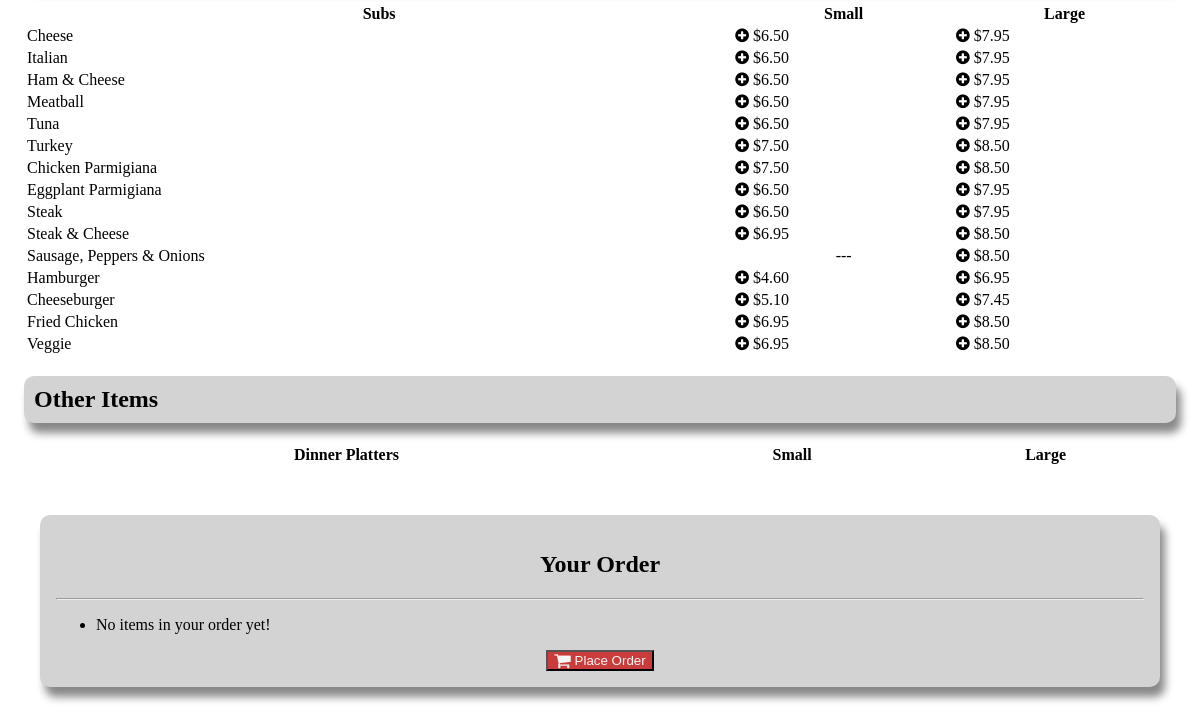
The app's page / (signed in, lower part), older data.
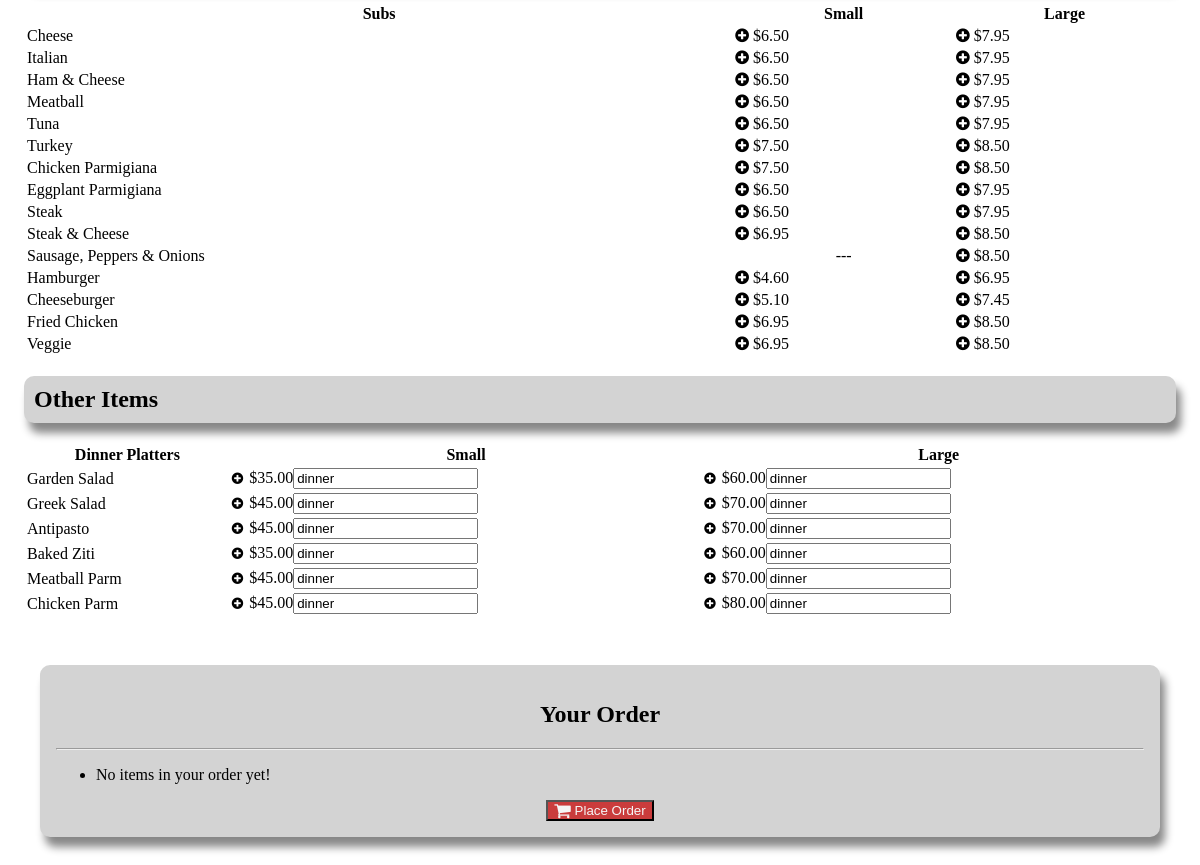
The same page, newer data.
### orders/models.py (models this page shows, shortened)
class Sub(models.Model):
    name = models.CharField(max_length=64)
    size = models.ForeignKey(Size, on_delete=models.CASCADE)
    price = models.DecimalField(max_digits=5, decimal_places=2)

class Dinner(models.Model):
    name = models.CharField(max_length=64)
    size = models.ForeignKey(Size, on_delete=models.CASCADE)
    price = models.DecimalField(max_digits=5, decimal_places=2)

### orders/views.py (the view)
# urls.py: path("", views.index, name="index"),
def index(request):
    if not request.user.is_authenticated:
        return render(request, "orders/login.html", {"message": None})
    disabled = "disabled"
    try:
        cart = Cart.objects.get(user=request.user, ordered=False)
        disabled = ""
    except Cart.DoesNotExist:
        cart = Cart.objects.create(user=request.user)
    total = Decimal(0)
    for item in cart.regulars.all():
        total += item.regular.price
    for item in cart.sicilians.all():
        total += item.sicilian.price
    for item in cart.subs.filter():
        total += item.sub.price
        for top in item.toppings.filter():
            total += top.price
    for item in cart.pastas.all():
        total += item.pasta.price
    for item in cart.salads.all():
        total += item.salad.price
    for item in cart.dinners.all():
        total += item.dinner.price
    context = {
        "regulars": Regular.objects.all(),
        "sicilians": Sicilian.objects.all(),
        "pastas": Pasta.objects.all(),
        "subs": Sub.objects.all(),
        "salads": Salad.objects.all(),
        "dinners": Dinner.objects.all(),
        "toppings": Topping.objects.all(),
        "sub_toppings": SubTopping.objects.all(),
        "cart_regulars": cart.regulars.all(),
        "cart_sicilians": cart.sicilians.all(),
        "cart_subs": cart.subs.all(),
        "cart_pastas":cart.pastas.all(),
        "cart_salads": cart.salads.all(),
        "cart_dinners": cart.dinners.all(),
        "total": total,
        "user": request.user
    }
    return render(request, "orders/index.html", context)

### orders/models.py (called while the page is built)
    def __str__(self):
        return self.name

    def __str__(self):
        return self.name

    def __str__(self):
        return self.name

    def __str__(self):
        return self.name

    def __str__(self):
        return self.name

    def __str__(self):
        return self.name

### orders/templates/orders/index.html (shortened to what this page needs)
{% extends "orders/base.html" %}
{% block body %}
    <div class="pure-g">
    <div class="pure-u-1-3 menu">
      <div class="l-box">
        <table class="pure-table pure-table-bordered">
          <thead>
            <tr>
              <th>Subs</th>
              <th>Small</th>
              <th>Large</th>
            </tr>
          </thead>
          <tbody>
            {% for sub in subs %}
            {% if sub.size|stringformat:"s" == "Small" %}
            <tr>
              <td>{{ sub.name }}</td>
              <td><i class="fa fa-plus-circle plus sub-add" id="{{sub.id}}"></i> ${{ sub.price }}</td>
              {% elif sub.size|stringformat:"s" == "Large" %}
              {% if sub.name|stringformat:"s" == "Sausage, Peppers & Onions"%}
              <td>{{ sub.name }}</td>
              <td class="center"> --- </td>
              {% endif %}
              <td><i class="fa fa-plus-circle plus sub-add" id="{{sub.id}}"></i> ${{ sub.price }}</td>
            </tr>
            {% endif %}
            {% endfor %}
          </tbody>
        </table>
        <h2 class="heading">Other Items</h2>
        <table class="pure-table pure-table-bordered">
          <thead>
            <tr>
              <th>Dinner Platters</th>
              <th>Small</th>
              <th>Large</th>
            </tr>
          </thead>
          <tbody>
            {% for dinner in dinners %}
            {% if dinner.size|stringformat:"s" == "Small" %}
            <tr>
              <td>{{ dinner.name }}</td>
              <td><form action="{% url 'order' %}" method="post">{% csrf_token %}<button class="btn circle" type="submit" name="order" value="{{dinner.id}}" /><i class="fa fa-plus-circle plus"></i></button>${{ dinner.price }}<input class="hidden" type="text" name="type" value="dinner"></form></td>
              {% elif dinner.size|stringformat:"s" == "Large" %}
              <td><form action="{% url 'order' %}" method="post">{% csrf_token %}<button class="btn circle" type="submit" name="order" value="{{dinner.id}}" /><i class="fa fa-plus-circle plus"></i></button>${{ dinner.price }}<input class="hidden" type="text" name="type" value="dinner"></form></td>
            </tr>
            {% endif %}
            {% endfor %}
          </tbody>
        </table>
      </div>
    </div>
    <div class="pure-u-1-3">
      <div class="l-box order">
        <h2 id="cart">Your Order</h2>
        <hr>
        <ul>
          {% if cart_regulars or cart_sicilians or cart_pastas or cart_subs or cart_salads or cart_dinners %}
          {% for regular in cart_regulars %}
          <li>1 {{regular}}</li>
          {% endfor %}
          {% for sicilian in cart_sicilians %}
          <li>1 {{sicilian}}</li>
          {% endfor %}
          {% for sub in cart_subs %}
          <li>1 {{sub}}</li>
          {% endfor %}
          {% for pasta in cart_pastas %}
          <li>1 {{pasta}}</li>
          {% endfor %}
          {% for salad in cart_salads %}
          <li>1 {{salad}}</li>
          {% endfor %}
          {% for dinner in cart_dinners %}
          <li>1 {{dinner}}</li>
          {% endfor %}
          {% else %}
          <li> No items in your order yet! </li>
          {% endif %}
        </ul>
        <div class="center">
          <form action="{% url 'checkout' %}" method="get">{% csrf_token %}
            <button class="pure-button button-red" type="submit" href="#" {{disabled}}><i class="fa fa-shopping-cart fa-lg"></i> Place Order</button>
          </form>
        </div>
      </div>
    </div>
{% endblock %}

Row changes from the older to the newer data that the page shows:
added Dinner: name "Garden Salad", {{ dinner.id }} 1 (drawn), price "35.00"
added Dinner: {{ dinner.id }} 2 (drawn), price "60.00"
added Dinner: name "Greek Salad", {{ dinner.id }} 3 (drawn), price "45.00"
added Dinner: {{ dinner.id }} 4 (drawn), price "70.00"
added Dinner: name "Antipasto", {{ dinner.id }} 5 (drawn), price "45.00"
added Dinner: {{ dinner.id }} 6 (drawn), price "70.00"
added Dinner: name "Baked Ziti", {{ dinner.id }} 7 (drawn), price "35.00"
added Dinner: {{ dinner.id }} 8 (drawn), price "60.00"
added Dinner: name "Meatball Parm", {{ dinner.id }} 9 (drawn), price "45.00"
added Dinner: {{ dinner.id }} 10 (drawn), price "70.00"
added Dinner: name "Chicken Parm", {{ dinner.id }} 11 (drawn), price "45.00"
added Dinner: {{ dinner.id }} 12 (drawn), price "80.00"
